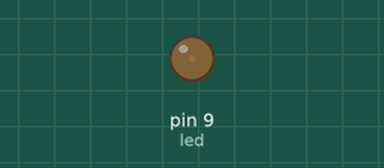
The sketch below on a simulated Arduino Uno, built with avr-gcc and run on an emulated ATmega328P. Parts: output pins drawn as LEDs (lit = HIGH).

Above: at 0.05 s.
At 1.65 s:
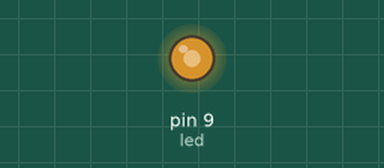
At 3.3 s:
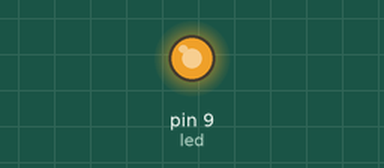
At 6.6 s:
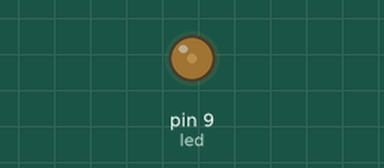
Timing chart, 0 to 10.0 s (numbered marks = the images above):
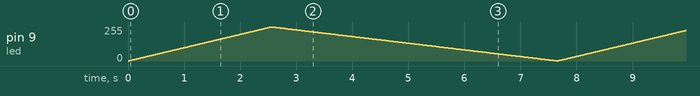

The sketch:

pwm.ino
```cpp
#define led 9

int i = 0;

void setup() {
  // put your setup code here, to run once:
  pinMode(led,OUTPUT);

}

void loop() {
  // put your main code here, to run repeatedly:
  for (i = 0; i < 255; i++){
    analogWrite(led, i);
    delay(10);
  }

  for (i = 255; i > 0; i--){

    analogWrite(led, i);
    delay(20);
  }
}
```
